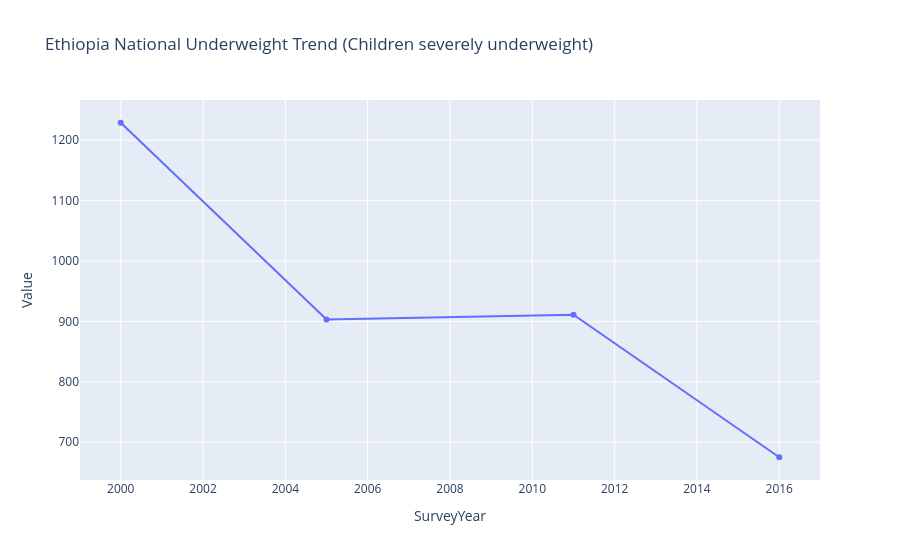

This figure's notebook cell:
### Code cell
import requests
import pandas as pd
import plotly.express as px

# Corrected API endpoint for data
url = "http://api.dhsprogram.com/rest/dhs/data"
params = {
    "countryIds": "ET",
    "indicatorIds": "MM_AMRT_M_DTH",  # Corrected from NUTR to NUTS
    "f": "json"
}

# 2. Fetch the data
response = requests.get(url, params=params)
res_json = response.json()

# 3. Process and Plot
if "Data" in res_json and len(res_json["Data"]) > 0:
    df = pd.DataFrame(res_json["Data"])
    
    # Cleaning data types
    df["Value"] = pd.to_numeric(df["Value"], errors='coerce')
    df["SurveyYear"] = pd.to_numeric(df["SurveyYear"])
    
    # Sorting by year ensures the trend line flows correctly
    df = df.sort_values("SurveyYear")
    
    # Generate the chart
    fig = px.line(df, x="SurveyYear", y="Value", markers=True, 
                 title="Ethiopia National Underweight Trend (Children severely underweight)")
    fig.show()
else:
    print("⚠️ Data still empty. Check your connection to api.dhsprogram.com.")

### Figure 1 — Plotly figure (JSON) as saved in the notebook; plotly's stock layout.template omitted (floating-point values rounded to 4 significant figures)
{"data": [{"hovertemplate": "SurveyYear=%{x}<br>Value=%{y}<extra></extra>", "legendgroup": "", "line": {"color": "#636efa", "dash": "solid"}, "marker": {"symbol": "circle"}, "mode": "lines+markers", "name": "", "orientation": "v", "showlegend": false, "type": "scatter", "x": [2000, 2005, 2011, 2016], "xaxis": "x", "y": [1229, 903, 911, 675], "yaxis": "y"}], "layout": {"legend": {"tracegroupgap": 0}, "title": {"text": "Ethiopia National Underweight Trend (Children severely underweight)"}, "xaxis": {"anchor": "y", "domain": [0, 1], "title": {"text": "SurveyYear"}}, "yaxis": {"anchor": "x", "domain": [0, 1], "title": {"text": "Value"}}}}
